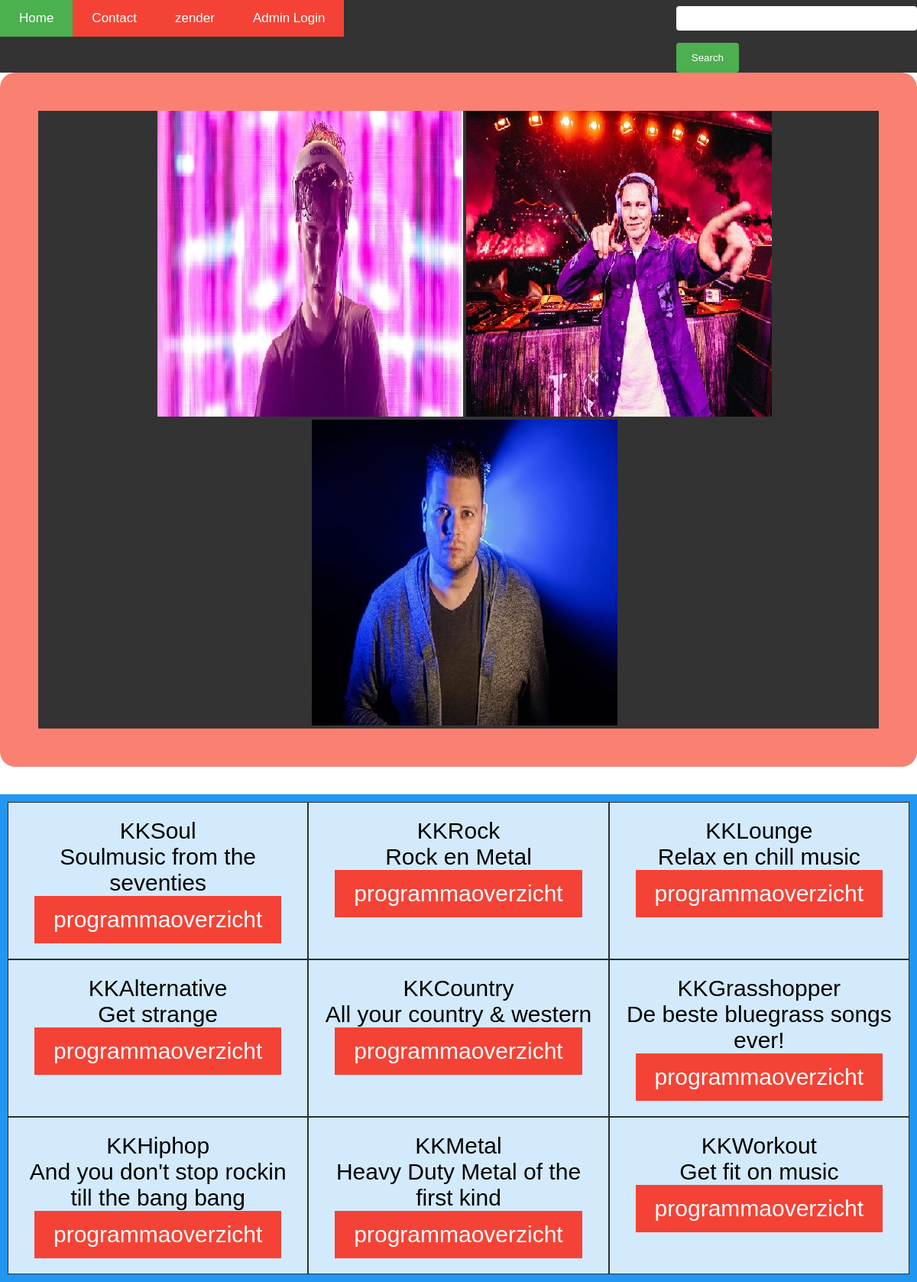
The page / on the database its author committed.
### tables this page shows
CREATE TABLE `zender` (
  `idzender` int(11) NOT NULL,
  `omschrijving` varchar(45) DEFAULT NULL,
  `slogan` varchar(45) DEFAULT NULL
);

### index.php (the view, shortened to what this page needs)
<?php include('db.php') ?>
<!DOCTYPE html>
<html>
<head>
<link rel="stylesheet" href="https://cdnjs.cloudflare.com/ajax/libs/font-awesome/4.7.0/css/font-awesome.min.css">
<link rel="stylesheet" href="style.css">
</head>
<body>
<div class="topnav" id="myTopnav">
  <a href="#home" class="active">Home</a>
  <a href="contact.html">Contact</a>
  <a href="zenderoverzicht.php">zender</a>
  <a href="phplogin/home.php">Admin Login</a>
  <div class="search-container">
  <form name="frmSearch" method="post" action="search.php">
    <table>
      <tr>
      <input name="var1" type="text" id="var1">
      <input type="submit" value="Search" name="search"></th>
    </tr>
  </table>
</form>
  </div>
</div>
<div class="img" style="padding-left:16px">
  <img src="./images/dj.jpg" alt="">
  <img src="./images/dj1.jpg" alt="">
  <img src="./images/dj2.jpg" alt="">
</div><br><br>
  <div class="grid-container">
  <div class="grid-item">
    <?php
    $record = $conn->prepare('SELECT omschrijving, slogan FROM zender WHERE omschrijving = "KKSoul";');
    $record->execute();
    $row = $record->fetchAll();
    echo $row[0]['omschrijving'] . '<br> '. $row[0]['slogan'];
    ?><br>
    <a href="overzicht.php">programmaoverzicht</a>
    </div>
  <div class="grid-item">
  <?php
    $record = $conn->prepare('SELECT omschrijving, slogan FROM zender WHERE omschrijving = "KKRock";');
    $record->execute();
    $row = $record->fetchAll();
    echo $row[0]['omschrijving'] . '<br> '. $row[0]['slogan'];
    ?><br>
    <a href="">programmaoverzicht</a>
  </div>
  <div class="grid-item">
  <?php
    $record = $conn->prepare('SELECT omschrijving, slogan FROM zender WHERE omschrijving = "KKLounge";');
    $record->execute();
    $row = $record->fetchAll();
    echo $row[0]['omschrijving'] . '<br> '. $row[0]['slogan'];
    ?><br>
    <a href="">programmaoverzicht</a>
  </div>
  <div class="grid-item">
  <?php
    $record = $conn->prepare('SELECT omschrijving, slogan FROM zender WHERE omschrijving = "KKAlternative";');
    $record->execute();
    $row = $record->fetchAll();
    echo $row[0]['omschrijving'] . '<br> '. $row[0]['slogan'];
    ?><br>
    <a href="">programmaoverzicht</a>
  </div>
  <div class="grid-item">
  <?php
    $record = $conn->prepare('SELECT omschrijving, slogan FROM zender WHERE omschrijving = "KKCountry";');
    $record->execute();
    $row = $record->fetchAll();
    echo $row[0]['omschrijving'] . '<br> '. $row[0]['slogan'];
    ?><br>
    <a href="">programmaoverzicht</a>
  </div>
  <div class="grid-item">
  <?php
    $record = $conn->prepare('SELECT omschrijving, slogan FROM zender WHERE omschrijving = "KKGrasshopper";');
    $record->execute();
    $row = $record->fetchAll();
    echo $row[0]['omschrijving'] . '<br> '. $row[0]['slogan'];
    ?><br>
    <a href="">programmaoverzicht</a>
  </div>
  <div class="grid-item">
  <?php
    $record = $conn->prepare('SELECT omschrijving, slogan FROM zender WHERE omschrijving = "KKHiphop";');
    $record->execute();
    $row = $record->fetchAll();
    echo $row[0]['omschrijving'] . '<br> '. $row[0]['slogan'];
    ?><br>
    <a href="">programmaoverzicht</a>
  </div>
  <div class="grid-item">
  <?php
    $record = $conn->prepare('SELECT omschrijving, slogan FROM zender WHERE omschrijving = "KKMetal";');
    $record->execute();
    $row = $record->fetchAll();
    echo $row[0]['omschrijving'] . '<br> '. $row[0]['slogan'];
    ?><br>
    <a href="">programmaoverzicht</a>
  </div>
  <div class="grid-item">
  <?php
    $record = $conn->prepare('SELECT omschrijving, slogan FROM zender WHERE omschrijving = "KKWorkout";');
    $record->execute();
    $row = $record->fetchAll();
    echo $row[0]['omschrijving'] . '<br> '. $row[0]['slogan'];
    ?><br>
    <a href="">programmaoverzicht</a>
  </div>
</div>
</body>
</html>

### style.css (style rules this page uses)
body { margin: 0; font-family: Arial, Helvetica, sans-serif; }
.topnav .search-container { float: right; }
.topnav input[type=text] { padding: 6px; margin-top: 8px; font-size: 17px; border: none; }
.topnav { overflow: hidden; background-color: #333; }
.topnav a { float: left; display: block; color: #f2f2f2; text-align: center; padding: 14px 16px; text-decoration: none; font-size: 17px; }
.topnav a.active { background-color: #4CAF50; color: white; }
.img { text-align: center; border: 50px solid salmon; border-radius: 20px; background-color: #333; }
.grid-container { display: grid; grid-template-columns: auto auto auto; background-color: #2196F3; padding: 10px; }
.grid-item { background-color: rgba(255, 255, 255, 0.8); border: 1px solid rgba(0, 0, 0, 0.8); padding: 20px; font-size: 30px; text-align: center; }
a:link, a:visited { background-color: #f44336; color: white; padding: 14px 25px; text-align: center; text-decoration: none; display: inline-block; }
input[type=text], select, textarea { width: 100%; padding: 12px; border: 1px solid #ccc; border-radius: 4px; box-sizing: border-box; margin-top: 6px; margin-bottom: 16px; resize: vertical }
input[type=submit] { background-color: #4CAF50; color: white; padding: 12px 20px; border: none; border-radius: 4px; cursor: pointer; }

### rows shown on the page
zender: omschrijving "KKSoul", slogan "Soulmusic from the seventies"
zender: omschrijving "KKRock", slogan "Rock en Metal"
zender: omschrijving "KKLounge", slogan "Relax en chill music"
zender: omschrijving "KKAlternative", slogan "Get strange"
zender: omschrijving "KKCountry", slogan "All your country & western"
zender: omschrijving "KKGrasshopper", slogan "De beste bluegrass songs ever!"
zender: omschrijving "KKHiphop", slogan "And you don't stop rockin till the bang bang"
zender: omschrijving "KKMetal", slogan "Heavy Duty Metal of the first kind"
zender: omschrijving "KKWorkout", slogan "Get fit on music"
